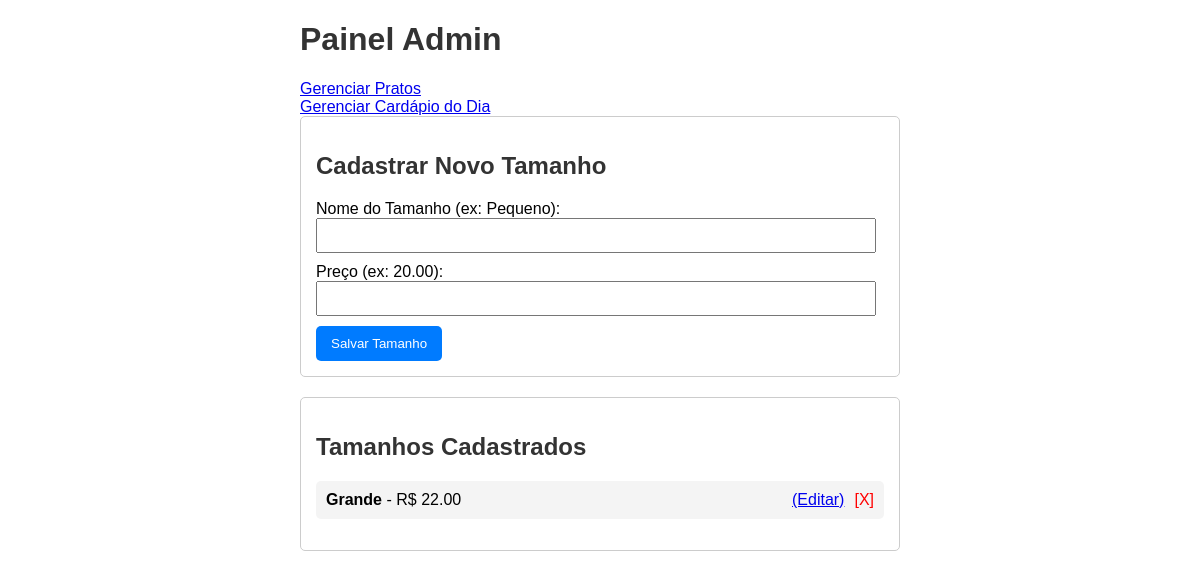
/admin, run on an earlier commit of the app's database.
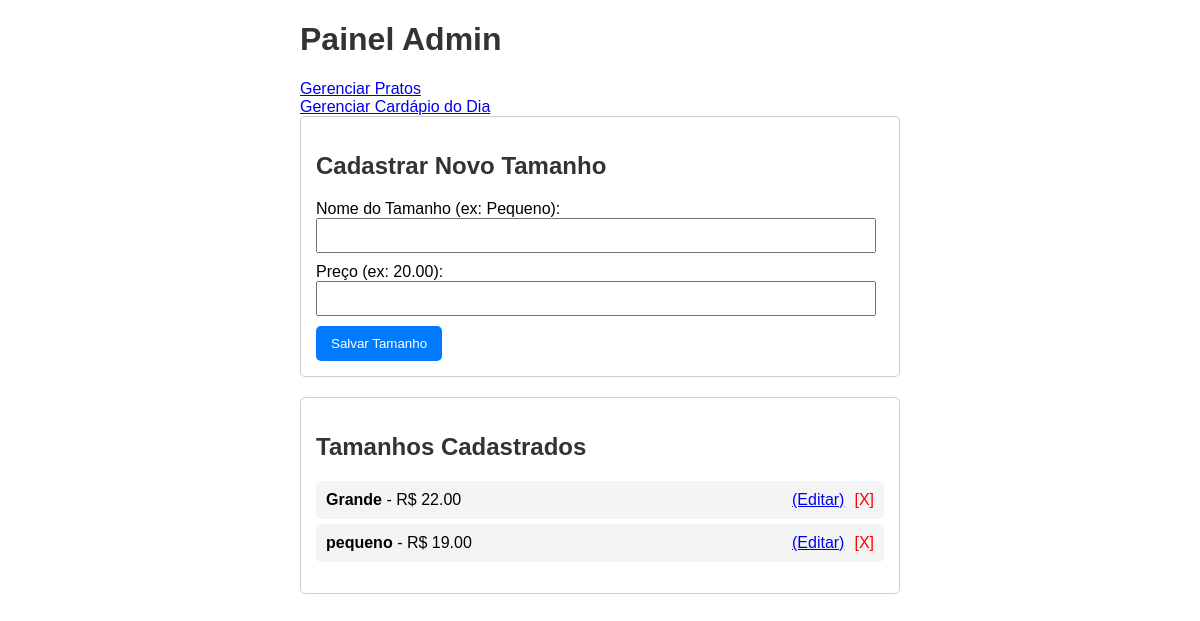
And on a later commit of the database.
### app.py (models this page shows, shortened)
class Tamanho(db.Model):
    id = db.Column(db.Integer, primary_key=True)
    nome = db.Column(db.String(50), nullable=False, unique=True) # Ex: "Pequeno", "Grande"
    preco = db.Column(db.Float, nullable=False) # Ex: 20.00

### app.py (the view)
@app.route('/admin')
def admin():
    try:
        tamanhos = Tamanho.query.all()
    except Exception as e:
        print(f"Erro ao buscar tamanhos: {e}")
        tamanhos = []
    return render_template('admin.html', tamanhos=tamanhos)

### templates/admin.html (shortened to what this page needs)
<!DOCTYPE html>
<html lang="pt-br">
<head>
    <link rel="stylesheet" href="{{ url_for('static', filename='style.css') }}">
</head>
<body>
    <div class="container">
        <h1>Painel Admin</h1>
        <a href="/admin/pratos">Gerenciar Pratos</a>
        <br> <a href="/admin/cardapio">Gerenciar Cardápio do Dia</a>
        <div class="form-section">
            <h2>Cadastrar Novo Tamanho</h2>
            <form action="/admin/add_tamanho" method="POST">
                <label for="nome">Nome do Tamanho (ex: Pequeno):</label>
                <input type="text" id="nome" name="nome" required>
                <label for="preco">Preço (ex: 20.00):</label>
                <input type="number" step="0.01" id="preco" name="preco" required>
                <button type="submit">Salvar Tamanho</button>
            </form>
        </div>
        <div class="list-section">
            <h2>Tamanhos Cadastrados</h2>
            <ul>
                {% for tam in tamanhos %}
                <li>
                    <a href="{{ url_for('delete_tamanho', tamanho_id=tam.id) }}"
                        style="color: red; float: right; text-decoration: none;"
                        onclick="return confirm('Tem certeza?');">[X]</a>
                    <a href="{{ url_for('edit_tamanho', tamanho_id=tam.id) }}"
                        style="float: right; margin-right: 10px;">(Editar)</a>
                    <strong>{{ tam.nome }}</strong> - R$ {{ "%.2f"|format(tam.preco) }}
                </li>
                {% else %}
                <li>Nenhum tamanho cadastrado ainda.</li>
                {% endfor %}
            </ul>
        </div>
    </div>
</body>
</html>

What changed in the data, as far as the page shows it:
added Tamanho: nome "pequeno", preco "19.00"
